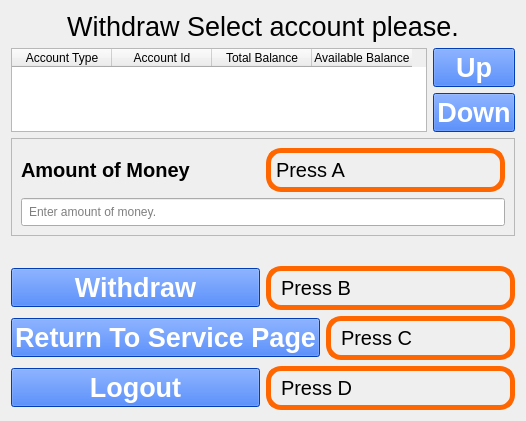
      <widget class="QWidget" name="WithdrawPage_5">
       <layout class="QVBoxLayout" name="verticalLayout_20">
        <item>
         <widget class="QLabel" name="label_2">
          <property name="font">
           <font>
            <pointsize>20</pointsize>
           </font>
          </property>
          <property name="text">
           <string>Withdraw Select account please.</string>
          </property>
          <property name="alignment">
           <set>Qt::AlignHCenter|Qt::AlignTop</set>
          </property>
         </widget>
        </item>
        <item>
         <layout class="QHBoxLayout" name="horizontalLayout_29">
          <item>
           <widget class="QTableWidget" name="AccountBalanceFromWithdraw_tableWidget">
            <property name="sizeAdjustPolicy">
             <enum>QAbstractScrollArea::AdjustToContents</enum>
            </property>
            <column>
             <property name="text">
              <string>Account Type</string>
             </property>
            </column>
            <column>
             <property name="text">
              <string>Account Id</string>
             </property>
            </column>
            <column>
             <property name="text">
              <string>Total Balance</string>
             </property>
            </column>
            <column>
             <property name="text">
              <string>Available Balance</string>
             </property>
            </column>
           </widget>
          </item>
          <item>
           <layout class="QVBoxLayout" name="verticalLayout_19">
            <item>
             <layout class="QHBoxLayout" name="horizontalLayout_26">
              <item>
               <widget class="QPushButton" name="Up_FromWithdraw_pushButton">
                <property name="font">
                 <font>
                  <pointsize>20</pointsize>
                  <weight>75</weight>
                  <bold>true</bold>
                 </font>
                </property>
                <property name="styleSheet">
                 <string notr="true">QPushButton {
	background: rgb(0, 85, 255);
	color:  white;
}

QPushButton :hover{
	background: rgba(0, 85, 255, 200);
}

QPushButton :pressed{
	background: rgba(0, 85, 255, 200);
}</string>
                </property>
                <property name="text">
                 <string>Up</string>
                </property>
                <property name="shortcut">
                 <string>Alt+Up</string>
                </property>
               </widget>
              </item>
             </layout>
            </item>
            <item>
             <layout class="QHBoxLayout" name="horizontalLayout_27">
              <item>
               <widget class="QPushButton" name="Down_FromWithdraw_pushButton">
                <property name="font">
                 <font>
                  <pointsize>20</pointsize>
                  <weight>75</weight>
                  <bold>true</bold>
                 </font>
                </property>
                <property name="styleSheet">
                 <string notr="true">QPushButton {
	background: rgb(0, 85, 255);
	color:  white;
}

QPushButton :hover{
	background: rgba(0, 85, 255, 200);
}

QPushButton :pressed{
	background: rgba(0, 85, 255, 200);
}</string>
                </property>
                <property name="text">
                 <string>Down</string>
                </property>
                <property name="shortcut">
                 <string>Alt+Down</string>
                </property>
               </widget>
              </item>
             </layout>
            </item>
           </layout>
          </item>
         </layout>
        </item>
        <item>
         <widget class="QFrame" name="frame_10">
          <property name="frameShape">
           <enum>QFrame::StyledPanel</enum>
          </property>
          <property name="frameShadow">
           <enum>QFrame::Raised</enum>
          </property>
          <layout class="QVBoxLayout" name="verticalLayout_13">
           <item>
            <layout class="QHBoxLayout" name="horizontalLayout_18">
             <item>
              <widget class="QLabel" name="username_label_4">
               <property name="font">
                <font>
                 <pointsize>15</pointsize>
                 <weight>75</weight>
                 <bold>true</bold>
                </font>
               </property>
               <property name="text">
                <string>Amount of Money</string>
               </property>
              </widget>
             </item>
             <item>
              <widget class="QPushButton" name="AmountOfMoney_Focus_Withdrawpage">
               <property name="font">
                <font>
                 <pointsize>15</pointsize>
                 <weight>50</weight>
                 <bold>false</bold>
                 <strikeout>false</strikeout>
                 <stylestrategy>PreferDefault</stylestrategy>
                </font>
               </property>
               <property name="styleSheet">
                <string notr="true">QPushButton {
    border: 5px solid #ff6600; 
    border-radius: 15px; 
    padding: 5px; 
	color:black;
text-align: left;
}
</string>
               </property>
               <property name="text">
                <string>Press A</string>
               </property>
               <property name="shortcut">
                <string>Alt+A</string>
               </property>
              </widget>
             </item>
            </layout>
           </item>
           <item>
            <widget class="QLineEdit" name="AmountOfMoney_FromWithdrawPage_lineEdit">
             <property name="styleSheet">
              <string notr="true">QLineEdit{
	padding: 5px;
}</string>
             </property>
             <property name="inputMask">
              <string/>
             </property>
             <property name="text">
              <string/>
             </property>
             <property name="placeholderText">
              <string>Enter amount of money.</string>
             </property>
            </widget>
           </item>
          </layout>
         </widget>
        </item>
        <item>
         <widget class="QLabel" name="Message_WithdrawPage_label">
          <property name="font">
           <font>
            <pointsize>12</pointsize>
            <weight>75</weight>
            <bold>true</bold>
           </font>
          </property>
          <property name="text">
           <string/>
          </property>
         </widget>
        </item>
        <item>
         <layout class="QHBoxLayout" name="horizontalLayout_28">
          <item>
           <widget class="QPushButton" name="Withdraw_WithdrawPage_pushButton">
            <property name="font">
             <font>
              <pointsize>20</pointsize>
              <weight>75</weight>
              <bold>true</bold>
             </font>
            </property>
            <property name="styleSheet">
             <string notr="true">QPushButton {
	background: rgb(0, 85, 255);
	color:  white;
}

QPushButton :hover{
	background: rgba(0, 85, 255, 200);
}

QPushButton :pressed{
	background: rgba(0, 85, 255, 200);
}</string>
            </property>
            <property name="text">
             <string>Withdraw</string>
            </property>
            <property name="shortcut">
             <string>Alt+B</string>
            </property>
           </widget>
          </item>
          <item>
           <widget class="QLabel" name="loginPushButtonKeypad_label_10">
            <property name="sizePolicy">
             <sizepolicy hsizetype="Preferred" vsizetype="Fixed">
              <horstretch>0</horstretch>
              <verstretch>0</verstretch>
             </sizepolicy>
            </property>
            <property name="font">
             <font>
              <pointsize>15</pointsize>
             </font>
            </property>
            <property name="styleSheet">
             <string notr="true">QLabel {
    border: 5px solid #ff6600; 
    border-radius: 15px; 
    padding: 5px; 
	color:black;
}
</string>
            </property>
            <property name="text">
             <string>Press B</string>
            </property>
           </widget>
          </item>
         </layout>
        </item>
        <item>
         <layout class="QHBoxLayout" name="horizontalLayout_14">
          <item>
           <widget class="QPushButton" name="ReturnToMainPage_pushButton_4">
            <property name="font">
             <font>
              <pointsize>20</pointsize>
              <weight>75</weight>
              <bold>true</bold>
             </font>
            </property>
            <property name="styleSheet">
             <string notr="true">QPushButton {
	background: rgb(0, 85, 255);
	color:  white;
}

QPushButton :hover{
	background: rgba(0, 85, 255, 200);
}

QPushButton :pressed{
	background: rgba(0, 85, 255, 200);
}</string>
            </property>
            <property name="text">
             <string>Return To Service Page</string>
            </property>
            <property name="shortcut">
             <string>Alt+C</string>
            </property>
           </widget>
          </item>
          <item>
           <widget class="QLabel" name="loginPushButtonKeypad_label_6">
            <property name="sizePolicy">
             <sizepolicy hsizetype="Preferred" vsizetype="Fixed">
              <horstretch>0</horstretch>
              <verstretch>0</verstretch>
             </sizepolicy>
            </property>
            <property name="font">
             <font>
              <pointsize>15</pointsize>
             </font>
            </property>
            <property name="styleSheet">
             <string notr="true">QLabel {
    border: 5px solid #ff6600; 
    border-radius: 15px; 
    padding: 5px; 
	color:black;
}
</string>
            </property>
            <property name="text">
             <string>Press C</string>
            </property>
           </widget>
          </item>
         </layout>
        </item>
        <item>
         <layout class="QHBoxLayout" name="horizontalLayout_15">
          <item>
           <widget class="QPushButton" name="logout_pushButton_2">
            <property name="font">
             <font>
              <pointsize>20</pointsize>
              <weight>75</weight>
              <bold>true</bold>
             </font>
            </property>
            <property name="styleSheet">
             <string notr="true">QPushButton {
	background: rgb(0, 85, 255);
	color:  white;
}

QPushButton :hover{
	background: rgba(0, 85, 255, 200);
}

QPushButton :pressed{
	background: rgba(0, 85, 255, 200);
}</string>
            </property>
            <property name="text">
             <string>Logout</string>
            </property>
            <property name="shortcut">
             <string>Alt+D</string>
            </property>
           </widget>
          </item>
          <item>
           <widget class="QLabel" name="loginPushButtonKeypad_label_7">
            <property name="sizePolicy">
             <sizepolicy hsizetype="Preferred" vsizetype="Fixed">
              <horstretch>0</horstretch>
              <verstretch>0</verstretch>
             </sizepolicy>
            </property>
            <property name="font">
             <font>
              <pointsize>15</pointsize>
             </font>
            </property>
            <property name="styleSheet">
             <string notr="true">QLabel {
    border: 5px solid #ff6600; 
    border-radius: 15px; 
    padding: 5px; 
	color:black;
}
</string>
            </property>
            <property name="text">
             <string>Press D</string>
            </property>
           </widget>
          </item>
         </layout>
        </item>
       </layout>
      </widget>
